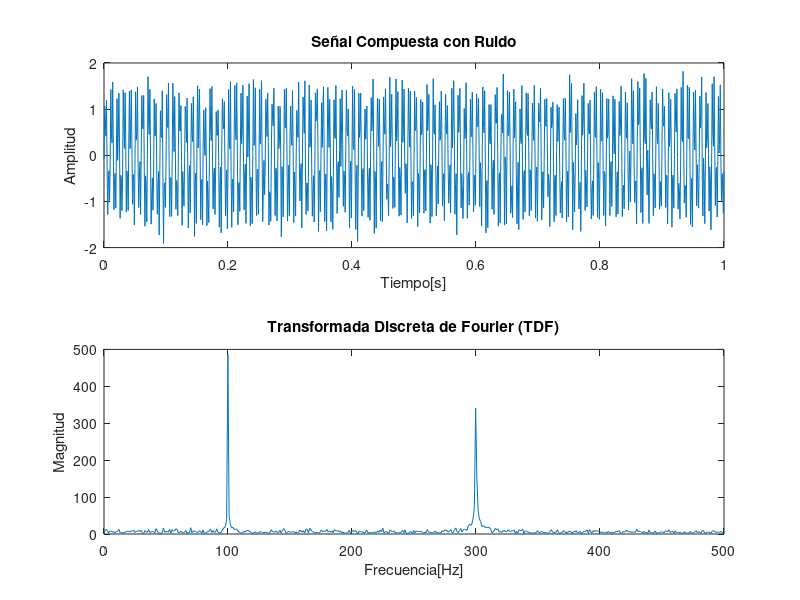

Write MATLAB code to recreate this figure.
#Transformada de Fourier en Tiempo Discretro

clear;
clc;

#Parámetros de la señal
fs = 1000; #Frecuencia de muestreo en Hz
t = 0:1/fs:1; #Vector de tiempo de 1 segundo

#Señal senoidal 1
A1= 1;
f1 = 100;
S1 = A1*sin(2*pi*f1*t);

#Señal senoidal 2
A2 = 0.8;
f2 = 300;
S2 = A2*sin(2*pi*f2*t);

#Generando ruido aleatorio con media de cero
med = 0;
desv = 0.2; #Ajuste según la cantidad de ruido deseado
R = desv*randn(size(t)) + med;

#Generando señal compuesta con ruido
S_Comp = S1+S2 +R;

#Calculando la Transformada Discreta de Fourier utilizando fft
TDF = fft(S_Comp);

#Calcular el eje de frecuencia correspondiente
f = fs*(0:(length(TDF)-1)) / length(TDF);

#Señal generada en el dominio del tiempo
subplot(2, 1, 1);
plot(t, S_Comp);
title('Señal Compuesta con Ruido');
xlabel('Tiempo[s]');
ylabel('Amplitud');

#Grafica de TDF en el domino de la frecuencia
subplot(2, 1, 2);
plot(f, abs(TDF));
title('Transformada Discreta de Fourier (TDF)');
xlabel('Frecuencia[Hz]');
ylabel('Magnitud');

# Ajustar los límites del eje x en la segunda subtrama para mostrar solo frecuencias positivas
xlim([0, fs/2]);